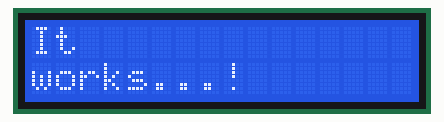
Simulated run of this program. Board: Raspberry Pi Pico running MicroPython. Shown: 16×2 character LCD.

Above: at 40.7 s.
At 85.74 s:
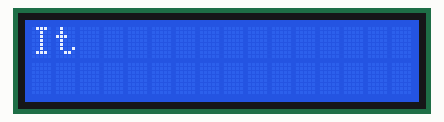

The program:

display1602_renumbered.py
```python
#
# HD44780 LCD Script for
# Raspberry Pico


# The wiring for the LCD is as follows:
# 1 : GND
# 2 : 5V
# 3 : Contrast (0-5V)*
# 4 : RS (Register Select)
# 5 : R/W (Read Write)       - GROUND THIS PIN
# 6 : Enable or Strobe
# 7 : Data Bit 0             - NOT USED
# 8 : Data Bit 1             - NOT USED
# 9 : Data Bit 2             - NOT USED
# 10: Data Bit 3             - NOT USED
# 11: Data Bit 4
# 12: Data Bit 5
# 13: Data Bit 6
# 14: Data Bit 7
# 15: LCD Backlight +5V**
# 16: LCD Backlight GND

from machine import *
import utime


class LCD(object):

    # Define PIO to LCD mapping

    # LCD_RS = 16
    # LCD_E = 17
    # LCD_D4 = 18
    # LCD_D5 = 19
    # LCD_D6 = 20
    # LCD_D7 = 21

    LCD_RS = 2
    LCD_E = 3
    LCD_D4 = 4
    LCD_D5 = 5
    LCD_D6 = 6
    LCD_D7 = 7
    # LED_ON = 15

    # Define some device constants

    LCD_WIDTH = 0x10  # Maximum characters per line
    LCD_CHR = True
    LCD_CMD = False

    LCD_LINE_1 = 0x80  # LCD RAM address for the 1st line
    LCD_LINE_2 = 0xC0  # LCD RAM address for the 2nd line
    LCD_LINE_3 = 0x94  # LCD RAM address for the 3rd line
    LCD_LINE_4 = 0xD4  # LCD RAM address for the 4th line
    # Timing constants

    E_PULSE = 0.001
    E_DELAY = 0.001


    def __init__(self):
        self.lcd_init()

    def lcd_init(self):
        # GPIO.setmode(GPIO.BCM)  # Use BCM GPIO numbers
        self.lcd_e = Pin(LCD.LCD_E, Pin.OUT)     # GPIO.setup(LCD_E, GPIO.OUT)  # E
        self.lcd_rs = Pin(LCD.LCD_RS, Pin.OUT)   # GPIO.setup(LCD_RS, GPIO.OUT)  # RS
        self.lcd_d4 = Pin(LCD.LCD_D4, Pin.OUT)   # GPIO.setup(LCD_D4, GPIO.OUT)  # DB4
        self.lcd_d5 = Pin(LCD.LCD_D5, Pin.OUT)   # GPIO.setup(LCD_D5, GPIO.OUT)  # DB5
        self.lcd_d6 = Pin(LCD.LCD_D6, Pin.OUT)   # GPIO.setup(LCD_D6, GPIO.OUT)  # DB6
        self.lcd_d7 = Pin(LCD.LCD_D7, Pin.OUT)   # GPIO.setup(LCD_D7, GPIO.OUT)  # DB7

        # Initialise display
        self.lcd_byte(0x33, self.LCD_CMD)
        self.lcd_byte(0x32, self.LCD_CMD)
        self.lcd_byte(0x28, self.LCD_CMD)
        self.lcd_byte(0x0C, self.LCD_CMD)
        self.lcd_byte(0x06, self.LCD_CMD)
        self.lcd_byte(0x01, self.LCD_CMD)

    def message(self, message, style=1,speed=1):
        # Auto splits, not perfect for clock
        # Send string to display
        # style=1 Left justified
        # style=2 Centred
        # style=3 Right justified
        # style=4 typing

        msgs = message.split('\n')
        for (idx, msg) in enumerate(msgs):
            if idx == 0:
                self.lcd_byte(self.LCD_LINE_1, self.LCD_CMD)
            elif idx == 0x01:
                self.lcd_byte(self.LCD_LINE_2, self.LCD_CMD)
            if style != 4:
                self.lcd_string(msg, style)
            elif style == 4:
                self.type_string(msg, speed)


    def type_string(self, message, speed=1, style=1):

        # Send string to display
        # style=1 Left justified
        # style=2 Centred
        # style=3 Right justified

        if style == 0x01:
            message = "{0:<{w}}".format( message, w=self.LCD_WIDTH )
        elif style == 0x02:
            message = "{0:^{w}}".format( message, w=self.LCD_WIDTH )
        elif style == 3:
            message = "{0:>{w}}".format( message, w=self.LCD_WIDTH )

        for i in range(self.LCD_WIDTH):
            self.lcd_byte(ord(message[i]), self.LCD_CHR)
            if message[i] != " ":
                utime.sleep(speed)

    def clear(self):
        self.lcd_byte(0x06, self.LCD_CMD)
        self.lcd_byte(0x01, self.LCD_CMD)
        utime.sleep(0.45)

    def write_line1(self, message, style):
        self.lcd_byte(self.LCD_LINE_1, self.LCD_CMD)
        self.lcd_string(message, style)

    def write_line2(self, message, style):
        self.lcd_byte(self.LCD_LINE_2, self.LCD_CMD)
        self.lcd_string(message, style)

    def set_line1(self):
        self.lcd_byte(self.LCD_LINE_1, self.LCD_CMD)

    def set_line2(self):
        self.lcd_byte(self.LCD_LINE_2, self.LCD_CMD)

    def lcd_string(self, message, style):
        # Send string to display
        # style=1 Left justified
        # style=2 Centred
        # style=3 Right justified

        if style == 0x01:
            message = "{0:<{w}}".format( message, w=self.LCD_WIDTH )
        elif style == 0x02:
            message = "{0:^{w}}".format( message, w=self.LCD_WIDTH )
        elif style == 3:
            message = "{0:>{w}}".format( message, w=self.LCD_WIDTH )

        for i in range(self.LCD_WIDTH):
            self.lcd_byte(ord(message[i]), self.LCD_CHR)

    def lcd_byte(self, bits, mode):

        # Send byte to data pins
        # bits = data
        # mode = True  for character
        #        False for command

        self.lcd_rs.value( mode )

        # High bits

        self.lcd_d4.value( False )
        self.lcd_d5.value( False )
        self.lcd_d6.value( False )
        self.lcd_d7.value( False )
        if bits & 0x10 == 0x10:
            self.lcd_d4.value( True )
        if bits & 0x20 == 0x20:
            self.lcd_d5.value( True )
        if bits & 0x40 == 0x40:
            self.lcd_d6.value( True )
        if bits & 0x80 == 0x80:
            self.lcd_d7.value( True )

        # Toggle 'Enable' pin

        utime.sleep(self.E_DELAY)
        self.lcd_e.value( True )
        utime.sleep(self.E_PULSE)
        self.lcd_e.value( False )
        utime.sleep(self.E_DELAY)

        # Low bits

        self.lcd_d4.value( False )
        self.lcd_d5.value( False )
        self.lcd_d6.value( False )
        self.lcd_d7.value( False )
        if bits & 0x01 == 0x01:
            self.lcd_d4.value( True )
        if bits & 0x02 == 0x02:
            self.lcd_d5.value( True )
        if bits & 0x04 == 0x04:
            self.lcd_d6.value( True )
        if bits & 0x08 == 0x08:
            self.lcd_d7.value( True )

        # Toggle 'Enable' pin

        utime.sleep(self.E_DELAY)
        self.lcd_e.value( True )
        utime.sleep(self.E_PULSE)
        self.lcd_e.value( False )
        utime.sleep(self.E_DELAY)


if __name__ == '__main__':
    lcd = LCD()
    while True:
        lcd.clear()
        utime.sleep(40)
        lcd.message('It\nworks...!', 1)
        utime.sleep(4)
        lcd.clear()
```

Measured:
- what the display in image 0 shows lasts 4.0 s, from 40.7 s to 44.7 s
